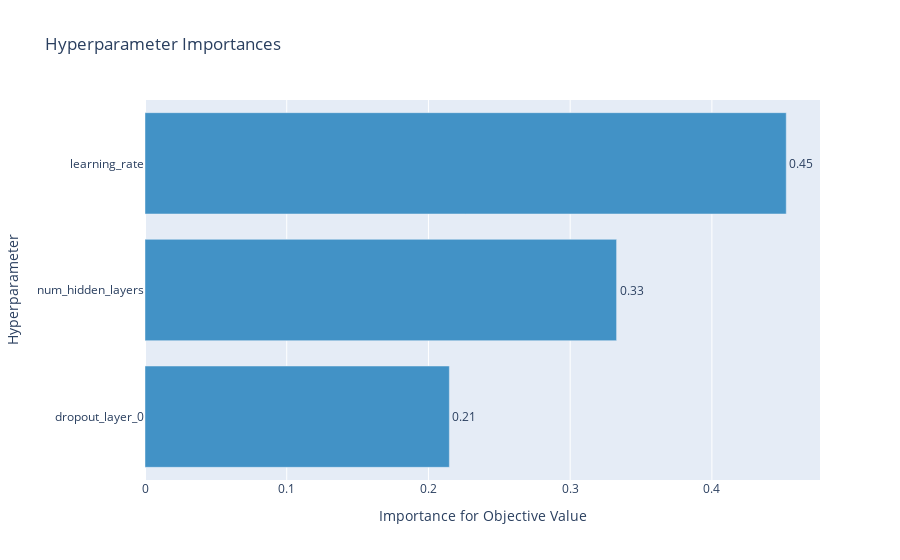

The notebook cell this image was saved under:
### Markdown cell above
#### Importance des hyperparamètres

### Code cell
optuna_viz.plot_param_importances(study)

### Figure 1 — Plotly figure (JSON) as saved in the notebook; plotly's stock layout.template omitted (floating-point values rounded to 4 significant figures)
{"data": [{"cliponaxis": false, "hovertemplate": ["dropout_layer_0 (FloatDistribution): 0.2147657760249661<extra></extra>", "num_hidden_layers (IntDistribution): 0.3327589297981199<extra></extra>", "learning_rate (FloatDistribution): 0.45247529417691407<extra></extra>"], "marker": {"color": "rgb(66,146,198)"}, "orientation": "h", "text": ["0.21", "0.33", "0.45"], "textposition": "outside", "type": "bar", "x": [0.2148, 0.3328, 0.4525], "y": ["dropout_layer_0", "num_hidden_layers", "learning_rate"]}], "layout": {"showlegend": false, "title": {"text": "Hyperparameter Importances"}, "xaxis": {"title": {"text": "Importance for Objective Value"}}, "yaxis": {"title": {"text": "Hyperparameter"}}}}
